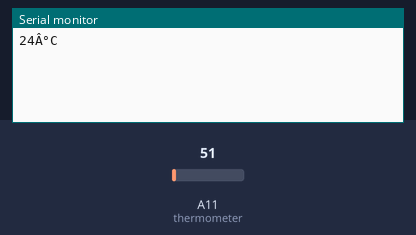
Recording of a sketch running on a simulated Arduino Mega 2560, built with avr-gcc and run on an emulated ATmega2560. Shown: the last lines printed to the serial monitor. The test bench sets the inputs (shaded band); at power-on: A11 (thermometer) = 51.

Above: at 1.2 s.
1.3 s: A11 (thermometer) set to 61
At 2.7 s:
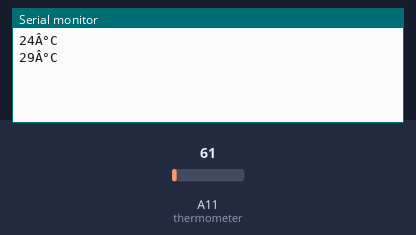
2.8 s: A11 (thermometer) set to 71
At 5.1 s:
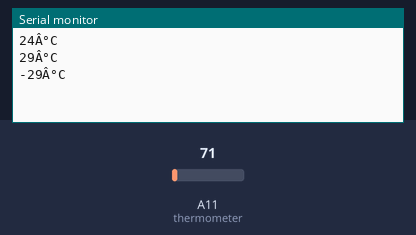
Timing chart, 0 to 6.6 s (numbered marks = the images above; inputs shaded):
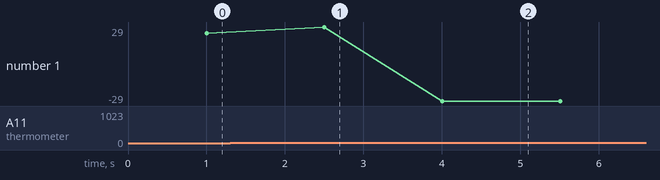

The sketch:

ArduinoThermometer.ino
```cpp
int thermometer = A11;             //connect di Vout of LM35
int sensorValue = 0;               //variable for storing the value of sensor

void setup() {
  Serial.begin(9600);              //set di serial port
  pinMode(thermometer,INPUT);      //set the pin as INPUT
}

void loop() {
  sensorValue=0;
  for(int i=0;i<10;i++)            //make the arithmetci mean on 10 values
  {
      sensorValue = sensorValue + ((5*analogRead(thermometer))*100)/1024;  //equation of the sensor
      delay(100);
  }

  sensorValue = sensorValue/10;

  Serial.print(sensorValue);      //print on serial monitor the value
  Serial.println("Â°C");

  delay(500);
}
```

Measured:
- after the input at 1.3 s, the serial monitor: prints a new line after 1.2 s (image 1)
- after the input at 2.8 s, the serial monitor: prints a new line after 1.2 s (image 2)
- plotted number 1: 24 → 29 after the input at 1.3 s, 29 → -29 after the input at 2.8 s
